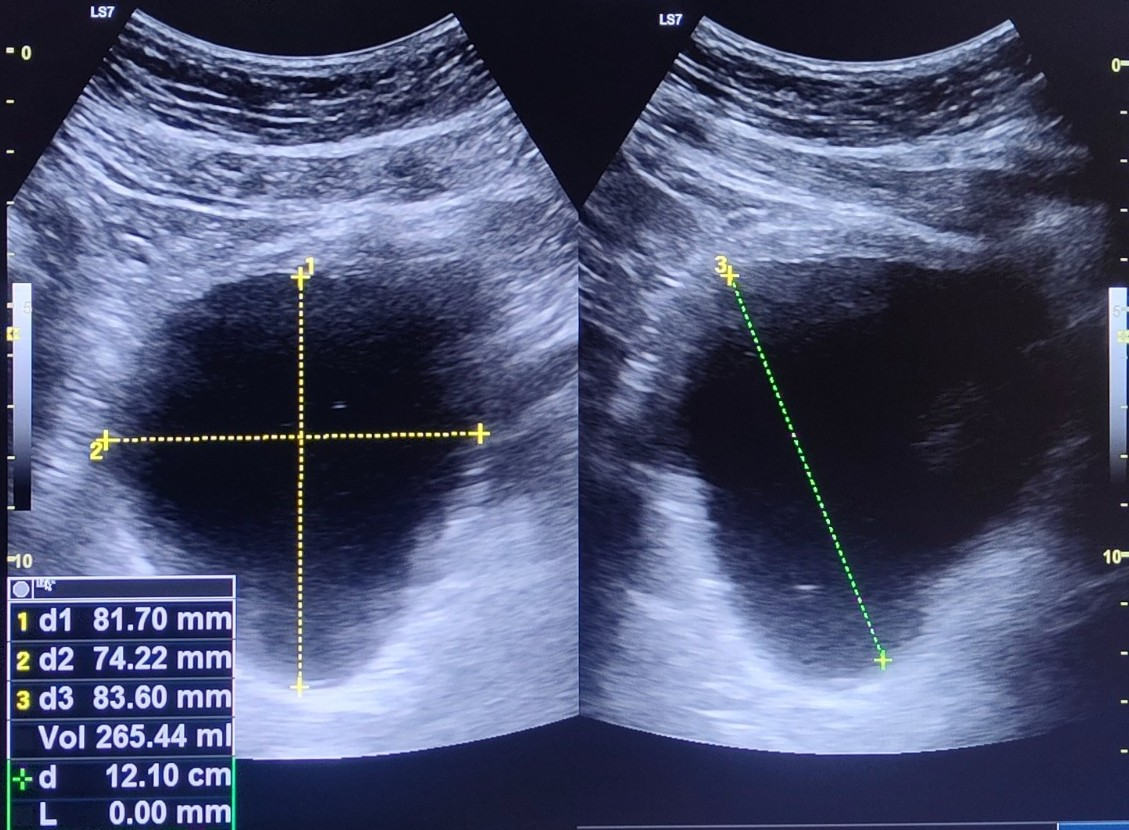
#> input picture densnet/data/raw/img012roi.jpg, 1129 x 830 px
$ python ocr_truth.py data/raw/img012roi.jpg
#> lines starting #> are read from the running program, lines starting #| are printed output that depends on the picture; after the words box and inside, x2 and y2 are one past the last pixel; in counts of white or black regions, pixels touching at a corner belong together
#> further down, im is the input picture: shape (830, 1129, 3); mean B, G, R 112.7, 82.8, 76.6
import cv2, re, pytesseract

def ocr_printed_values(image, table_region=(0.0, 0.70, 0.25, 1.0)):
    """OCR the burned-in measurement table (bottom-left by default).
    Returns {d1,d2,d3,vol} in mm/ml (None if unread) + 'flag' note.

    Strategy: first try to match by label (d1/d2/d3/vol). For any value
    still missing, fall back to POSITIONAL order — the table always
    lists d1, d2, d3, Vol top-to-bottom, so the first four plausible
    mm-range numbers in order fill the gaps. Every value is flagged if
    label-matching failed so you know which to eyeball."""
#> called with table_region = (0, 0.7, 0.25, 1)
    h, w = image.shape[:2]
#> h = 830; w = 1129
    fx0, fy0, fx1, fy1 = table_region
    crop = image[int(h*fy0):int(h*fy1), int(w*fx0):int(w*fx1)]
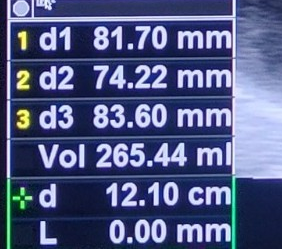
#> crop: shape (249, 282, 3); mean B, G, R 131.5, 89.6, 80.2
    g = cv2.cvtColor(crop, cv2.COLOR_BGR2GRAY)
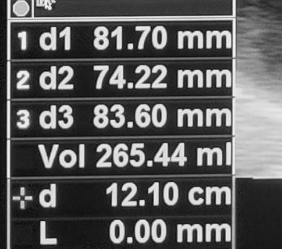
#> g: shape (249, 282); min 4, max 251, mean 91.6
    up = cv2.resize(g, None, fx=3, fy=3, interpolation=cv2.INTER_CUBIC)
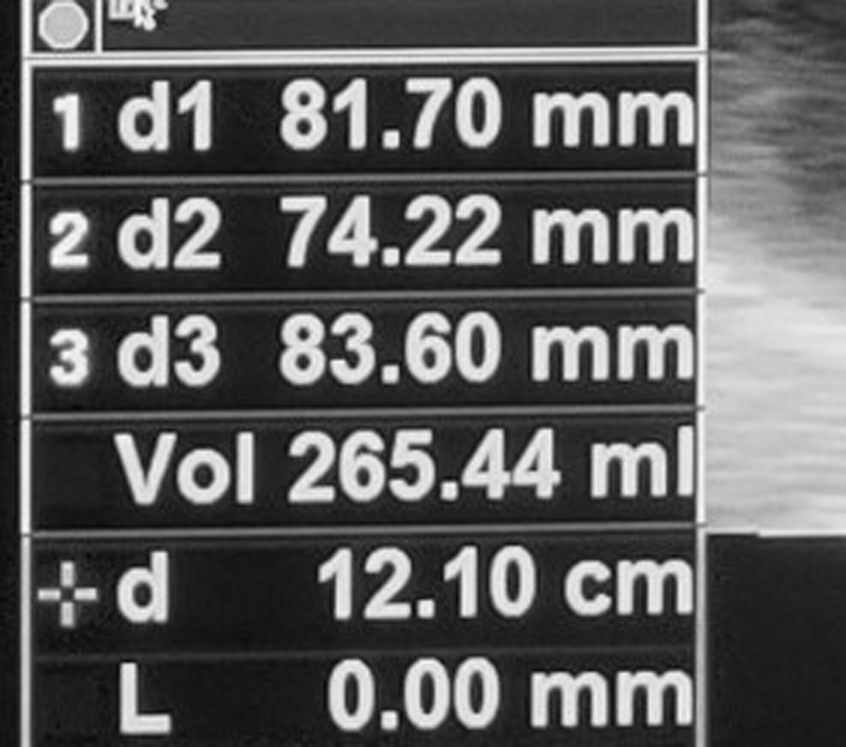
#> up: shape (747, 846); min 3, max 255, mean 91.6
    _, th = cv2.threshold(up, 120, 255, cv2.THRESH_BINARY)
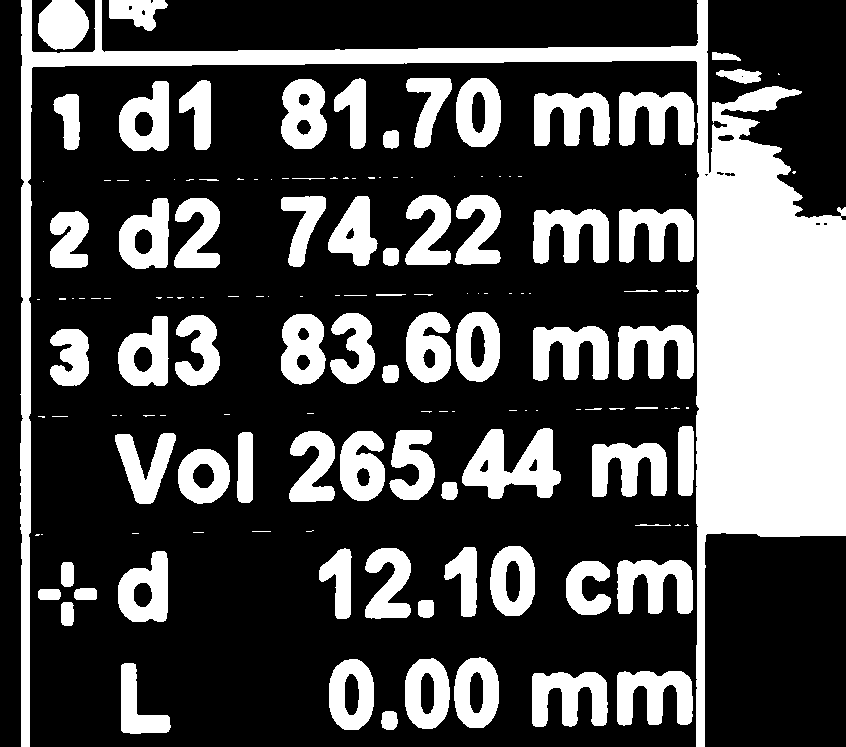
#> th: shape (747, 846); 29.9% white; 149 white regions (73 under 20 px), largest, box (x1, y1, x2, y2) and area: (20, 0, 846, 747) 77096, (462, 428, 561, 499) 3934, (533, 326, 609, 381) 2853
#> (the run stopped early here; a loop or call above may not have finished)

$ run again, on densnet/data/raw/img018.jpg
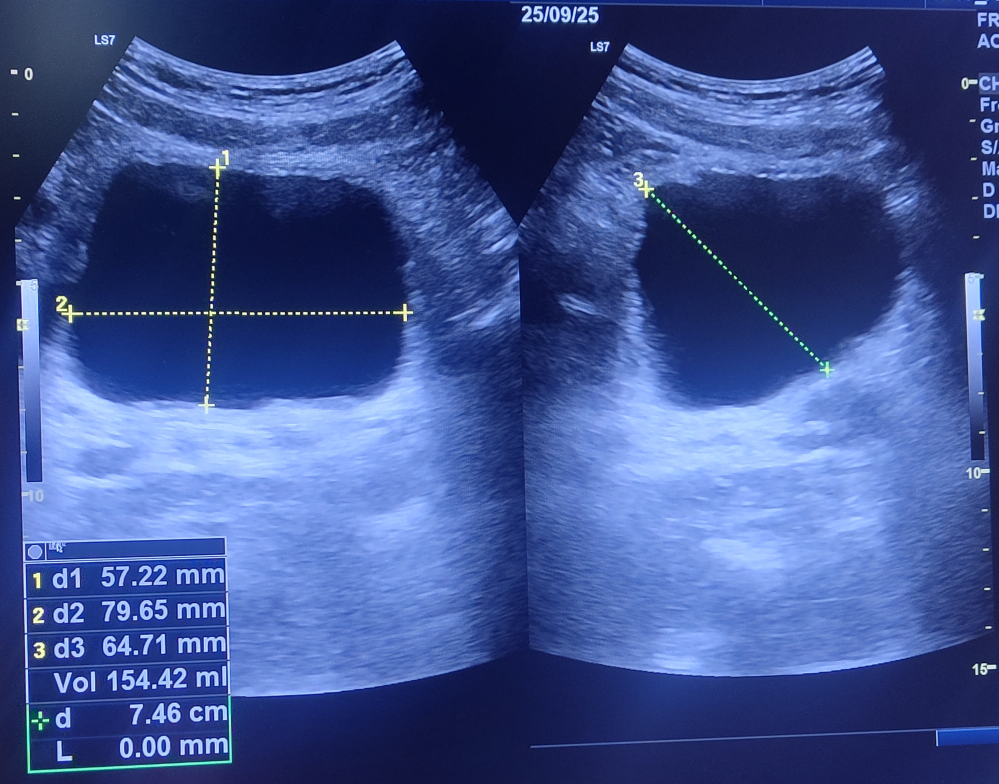
#> input picture densnet/data/raw/img018.jpg, 2996 x 2352 px (shown at 1/3 size)
#> im is the input picture: shape (2352, 2996, 3); mean B, G, R 146.8, 84.1, 63.9
#> in ocr_printed_values, `g = cv2.cvtColor(crop, cv2.COLOR_BGR2GRAY)`:
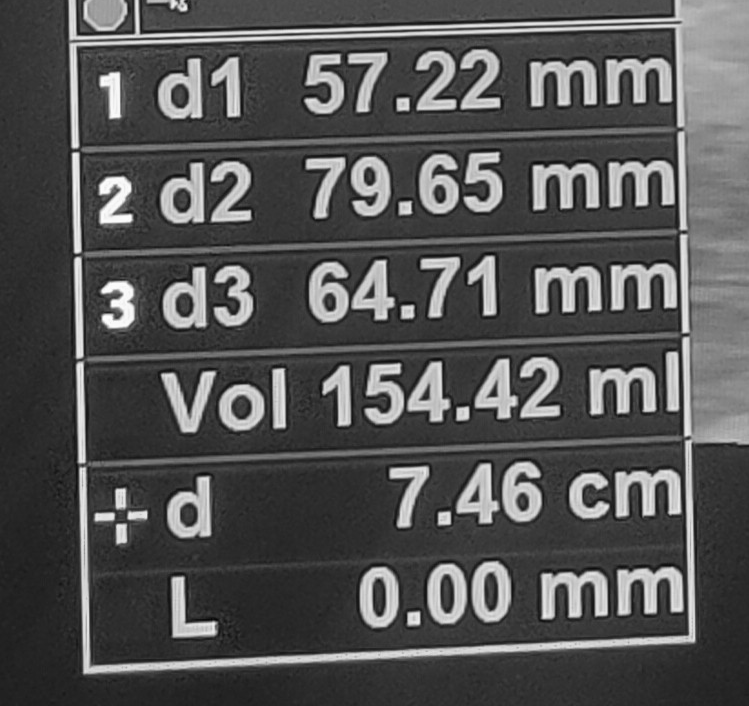
#> g: shape (706, 749); min 6, max 254, mean 83.3
#> in ocr_printed_values, `_, th = cv2.threshold(up, 120, 255, cv2.THRESH_BINARY)`:
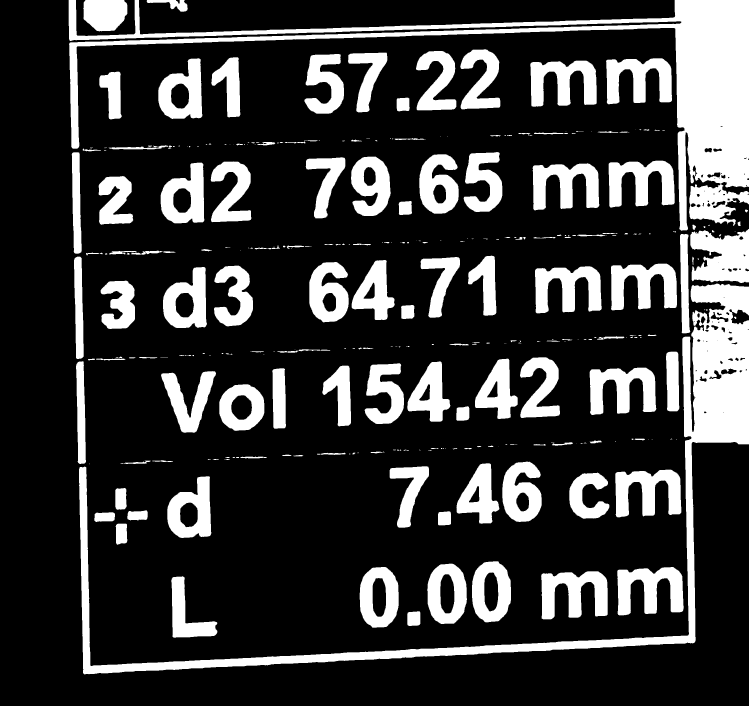
#> th: shape (2118, 2247) (shown at 1/3 size); 22% white; 299 white regions (119 under 20 px), largest, box (x1, y1, x2, y2) and area: (206, 0, 2247, 692) 174533, (237, 851, 2247, 2023) 147291, (2071, 687, 2247, 849) 21105

$ run again, on densnet/data/raw/roi.png
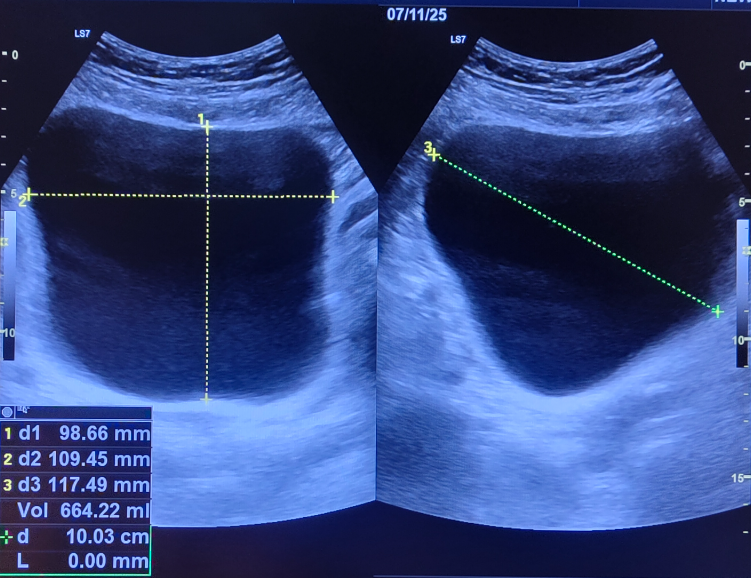
#> input picture densnet/data/raw/roi.png, 751 x 578 px
#> im is the input picture: shape (578, 751, 3); mean B, G, R 125.2, 69.4, 51.3
#> in ocr_printed_values, `up = cv2.resize(g, None, fx=3, fy=3, interpolation=cv2.INTER_CUBIC)`:
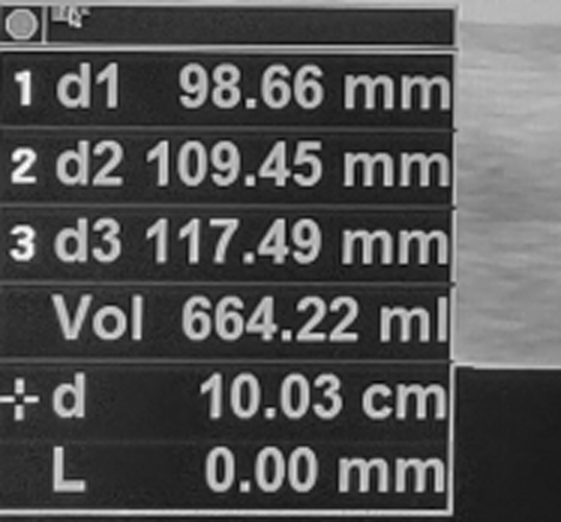
#> up: shape (522, 561); min 4, max 255, mean 82.5
#> in ocr_printed_values, `_, th = cv2.threshold(up, 120, 255, cv2.THRESH_BINARY)`:
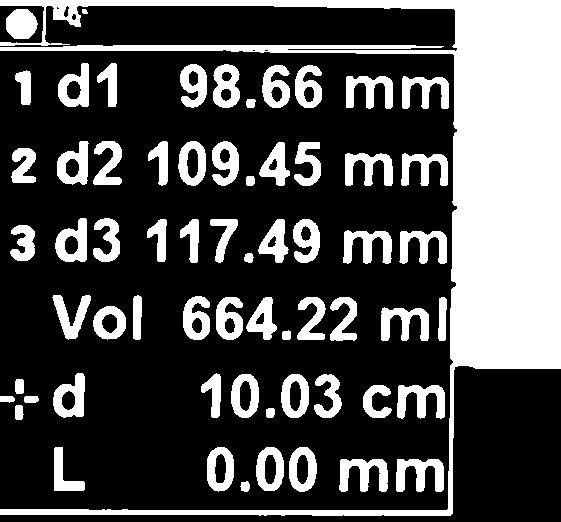
#> th: shape (522, 561); 30.3% white; 65 white regions, largest, box (x1, y1, x2, y2) and area: (0, 0, 561, 516) 49582, (396, 459, 444, 492) 984, (339, 459, 388, 492) 978

$ run again, on densnet/data/raw/roi14.png
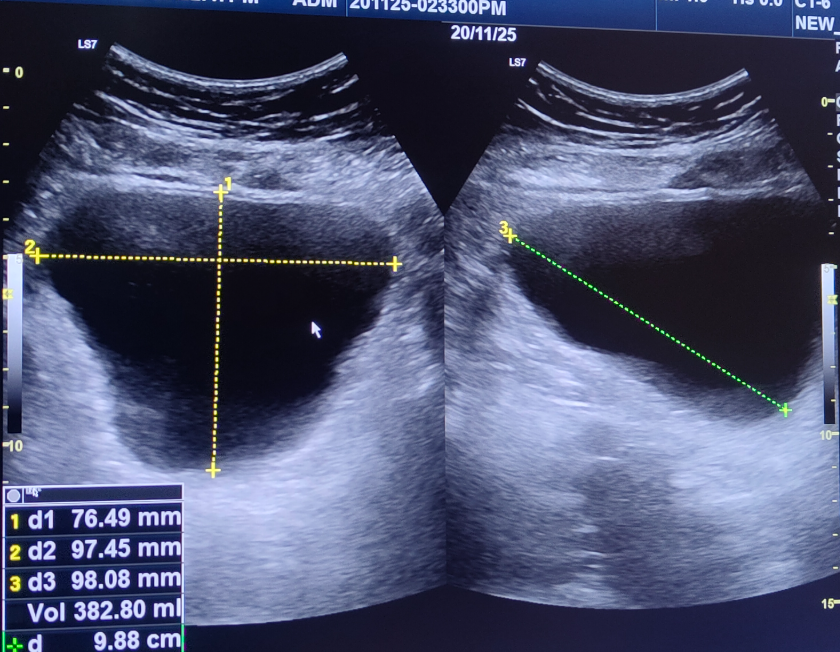
#> input picture densnet/data/raw/roi14.png, 840 x 652 px
#> im is the input picture: shape (652, 840, 3); mean B, G, R 111.2, 82.1, 76.5
#> in ocr_printed_values, `up = cv2.resize(g, None, fx=3, fy=3, interpolation=cv2.INTER_CUBIC)`:
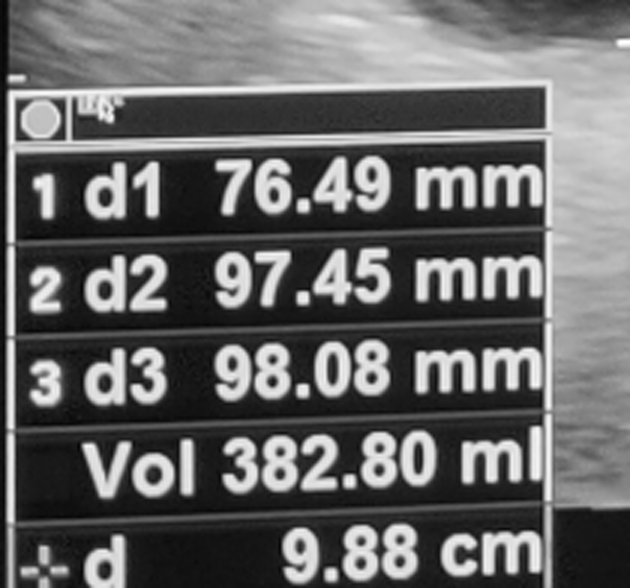
#> up: shape (588, 630); min 2, max 255, mean 102.4
#> in ocr_printed_values, `_, th = cv2.threshold(up, 120, 255, cv2.THRESH_BINARY)`:
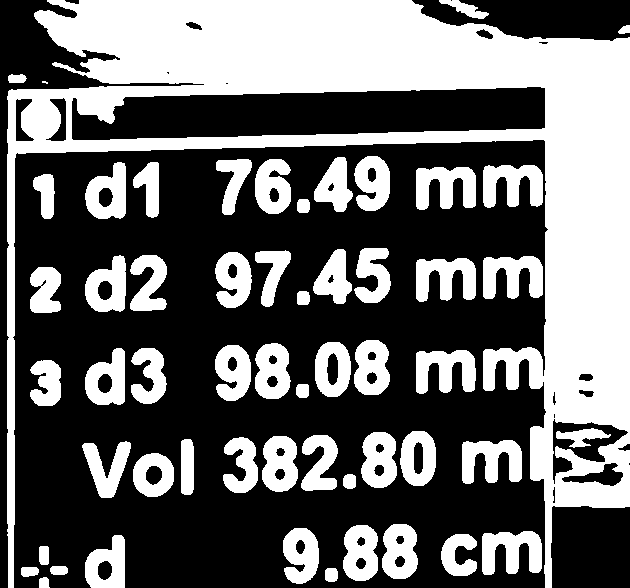
#> th: shape (588, 630); 41.2% white; 56 white regions (1 under 20 px), largest, box (x1, y1, x2, y2) and area: (7, 0, 630, 588) 93506, (482, 531, 542, 575) 1804, (416, 167, 476, 210) 1793
